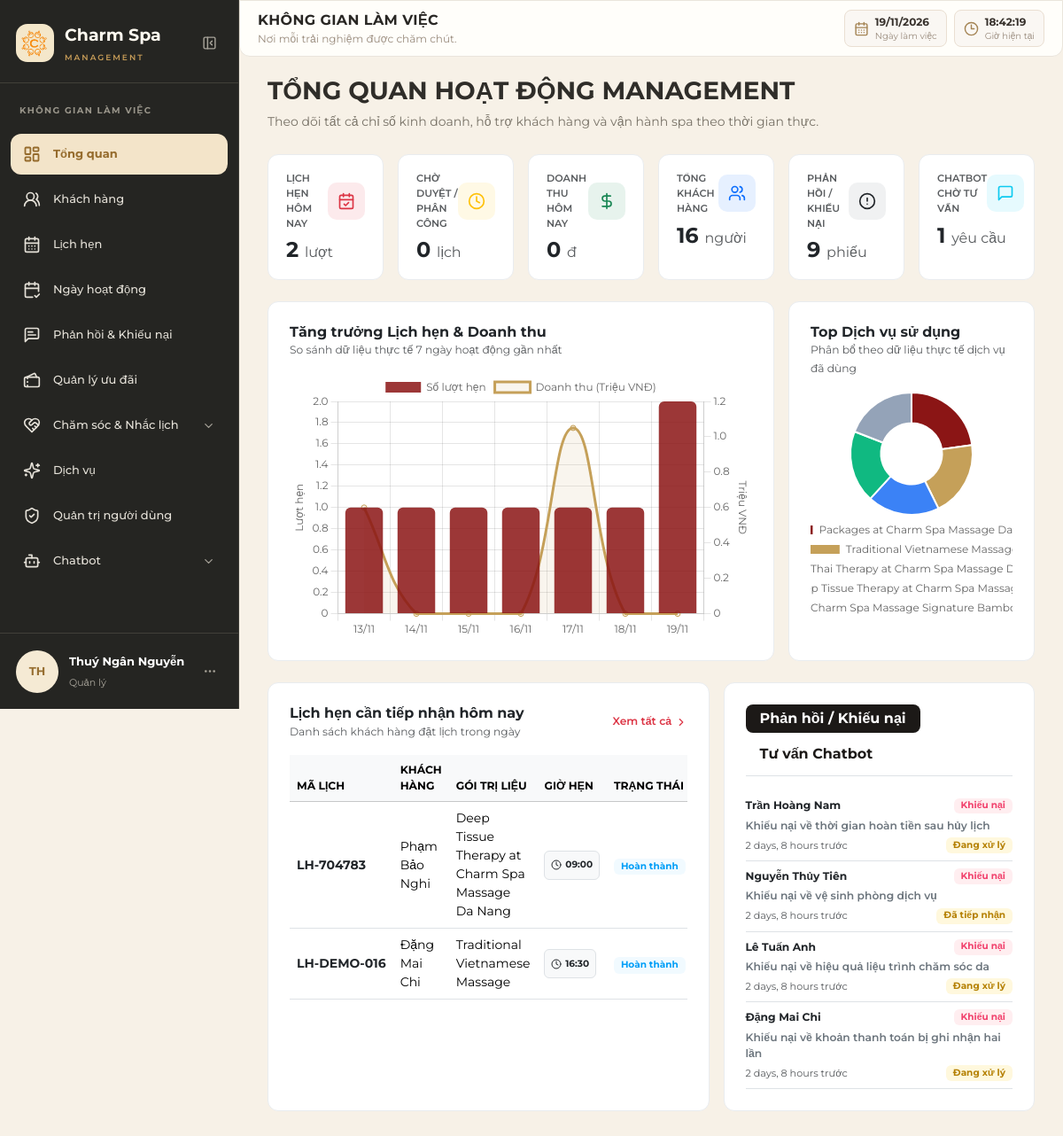
Page /home/staff/dashboard/ (signed in) on the earlier database version.
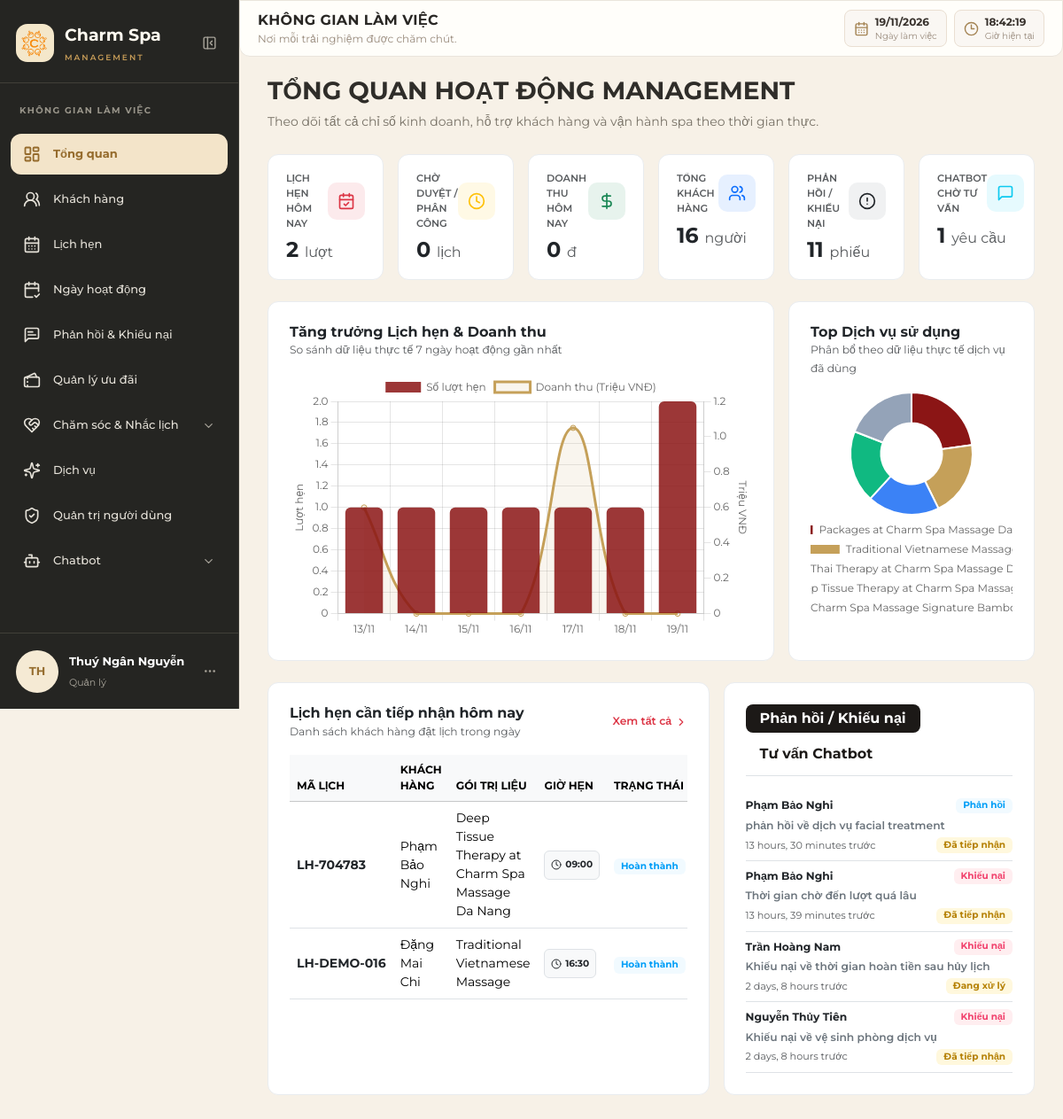
Same page on the later database version.
### bookings/models.py (models this page shows, shortened)
class LichHen(models.Model):
    ma_lh = models.CharField(max_length=20, primary_key=True, verbose_name="Mã lịch hẹn")
    ma_kh = models.ForeignKey(KhachHang, on_delete=models.CASCADE, verbose_name="Khách hàng")
    ma_nv = models.ForeignKey(NhanVien, on_delete=models.SET_NULL, null=True, blank=True,
                              verbose_name="Nhân viên phụ trách")
    ma_dv = models.ForeignKey(DichVu, on_delete=models.CASCADE, verbose_name="Dịch vụ")
    ma_nhd = models.ForeignKey(NgayHoatDong, on_delete=models.CASCADE, verbose_name="Ngày hoạt động")
    ngay_hen = models.DateField(verbose_name="Ngày hẹn")
    gio_hen = models.TimeField(verbose_name="Giờ hẹn")
    so_luong_khach = models.IntegerField(default=1, verbose_name="Số lượng khách")
    trang_thai = models.CharField(
        max_length=20,
        default='Đã đặt',
        choices=[('Đã đặt', 'Đã đặt'), ('Hoàn thành', 'Hoàn thành'),
                 ('Đã hủy', 'Đã hủy'), ('Đã xóa', 'Đã xóa')],
        verbose_name="Trạng thái"
    )
    ghi_chu = models.TextField(null=True, blank=True, verbose_name="Ghi chú")
    ngay_tao = models.DateTimeField(auto_now_add=True, verbose_name="Ngày tạo")
    ly_do_huy = models.TextField(null=True, blank=True, verbose_name="Lý do hủy")

### customers/models.py (models this page shows, shortened)
class KhachHang(models.Model):
    ma_kh = models.CharField(max_length=20, primary_key=True, verbose_name="Mã khách hàng")
    ma_tk = models.OneToOneField(TaiKhoan, on_delete=models.CASCADE, null=True, blank=True, verbose_name="Tài khoản", related_name="ho_so_khach_hang")
    ma_tv = models.ForeignKey(HangThanhVien, on_delete=models.SET_NULL, null=True, blank=True, verbose_name="Hạng thành viên")
    ho_ten = models.CharField(max_length=100, verbose_name="Họ và tên")
    ngay_sinh = models.DateField(null=True, blank=True, verbose_name="Ngày sinh")
    gioi_tinh = models.CharField(max_length=10, choices=[("Nam", "Nam"), ("Nữ", "Nữ"), ("Khác", "Khác")], null=True, blank=True, verbose_name="Giới tính")
    diem_tich_luy_kh = models.IntegerField(default=0, verbose_name="Điểm tích lũy")
    class Meta:
        db_table = "KHACH_HANG"
        verbose_name = "Khách hàng"
        verbose_name_plural = "Quản lý khách hàng"

### services/models.py (models this page shows, shortened)
class DichVu(models.Model):
    ma_dv = models.CharField(max_length=20, primary_key=True, verbose_name="Mã dịch vụ")
    ten_dich_vu = models.CharField(max_length=100, verbose_name="Tên dịch vụ")
    loai_dich_vu = models.CharField(max_length=50, verbose_name="Loại dịch vụ")
    mo_ta = models.TextField(null=True, blank=True, verbose_name="Mô tả")
    thoi_luong = models.IntegerField(verbose_name="Thời lượng (phút)")
    suc_chua_toi_da = models.IntegerField(verbose_name="Sức chứa tối đa")
    diem_tich_luy_dich_vu = models.IntegerField(default=0, verbose_name="Điểm tích lũy dịch vụ")
    gia_dich_vu = models.DecimalField(max_digits=12, decimal_places=2, verbose_name="Giá dịch vụ")

### feedback/models.py (models this page shows, shortened)
class PhanHoiKhieuNai(models.Model):
    LOAI_PH_CHOICES = [('Phản hồi', 'Phản hồi'), ('Khiếu nại', 'Khiếu nại')]
    TRANG_THAI_CHOICES = [('Đã tiếp nhận', 'Đã tiếp nhận'), ('Đang xử lý', 'Đang xử lý'), ('Đã giải quyết', 'Đã giải quyết')]
    TINH_HOP_LE_CHOICES = [('Hợp lệ', 'Hợp lệ'), ('Không hợp lệ', 'Không hợp lệ')]
    LY_DO_KHONG_HOP_LE_CHOICES = [('Gửi nhầm', 'Gửi nhầm'), ('Trùng lặp', 'Trùng lặp'), ('Spam', 'Spam'), ('Nội dung không liên quan', 'Nội dung không liên quan'), ('Khác', 'Khác')]
    ma_ph = models.CharField(max_length=20, primary_key=True, verbose_name="Mã phản hồi/khiếu nại")
    ma_kh = models.ForeignKey(KhachHang, on_delete=models.PROTECT, related_name='phan_hoi_khieu_nai', verbose_name="Khách hàng")
    ma_dv = models.ForeignKey(DichVu, on_delete=models.SET_NULL, null=True, blank=True, related_name='phan_hoi_khieu_nai', verbose_name="Dịch vụ liên quan")
    loai_ph = models.CharField(max_length=20, choices=LOAI_PH_CHOICES, verbose_name="Loại")
    tieu_de = models.CharField(max_length=255, verbose_name="Tiêu đề")
    noi_dung = models.TextField(verbose_name="Nội dung chi tiết")
    trang_thai_xu_ly = models.CharField(max_length=20, choices=TRANG_THAI_CHOICES, default='Đã tiếp nhận', verbose_name="Trạng thái xử lý")
    tinh_hop_le = models.CharField(max_length=20, choices=TINH_HOP_LE_CHOICES, default='Hợp lệ', verbose_name="Tính hợp lệ")
    ly_do_khong_hop_le = models.CharField(max_length=255, choices=LY_DO_KHONG_HOP_LE_CHOICES, null=True, blank=True, verbose_name="Lý do không hợp lệ")
    chi_tiet_ly_do = models.CharField(max_length=255, null=True, blank=True, verbose_name="Chi tiết lý do")
    ngay_gui = models.DateTimeField(auto_now_add=True, verbose_name="Ngày gửi")
    ngay_cap_nhat = models.DateTimeField(auto_now=True, verbose_name="Ngày cập nhật")
    ngay_giai_quyet = models.DateTimeField(null=True, blank=True, verbose_name="Ngày giải quyết")
    class Meta:
        db_table = 'PHAN_HOI_KHIEU_NAI'

### core/views.py (the view)
# urls.py: path('staff/dashboard/', views.staff_dashboard_view, name='staff_dashboard'),
def staff_dashboard_view(request):
  now = timezone.now()
  today = now.date()
  so_lich_hen_hom_nay = LichHen.objects.filter(ngay_hen=today).count()
  lich_hen_cho_duyet = LichHen.objects.filter(
      Q(trang_thai='CHO_DUYET')
      | Q(trang_thai='PENDING')
      | Q(trang_thai__icontains='chờ')
  ).count()
  tong_doanh_thu = (
      DichVuDaSuDung.objects.filter(
          ngay_su_dung__gte=now.replace(
              hour=0, minute=0, second=0, microsecond=0
          )
      ).aggregate(total=Sum('ma_dv__gia_dich_vu'))['total']
      or 0
  )
  doanh_thu_hom_nay = f'{tong_doanh_thu:,.0f}'.replace(',', '.')
  tong_khach_hang = KhachHang.objects.count()
  phan_hoi_cho_xu_ly = PhanHoiKhieuNai.objects.filter(
      Q(trang_thai_xu_ly='Đã tiếp nhận') | Q(trang_thai_xu_ly='Đang xử lý')
  ).count()
  yeu_cau_tu_van_cho = YeuCauTuVan.objects.filter(
      trang_thai='Chờ xử lý'
  ).count()
  uu_dai_dang_chay = ChuongTrinhUuDai.objects.filter(
      ngay_bat_dau__lte=now, ngay_ket_thuc__gte=now
  ).count()
  chart_labels = []
  chart_data_bookings = []
  chart_data_revenue = []
  for i in range(6, -1, -1):
    day = today - timedelta(days=i)
    chart_labels.append(day.strftime('%d/%m'))
    cnt = LichHen.objects.filter(ngay_hen=day).count()
    chart_data_bookings.append(cnt)
    start_dt = timezone.make_aware(
        timezone.datetime.combine(day, timezone.datetime.min.time())
    )
    end_dt = timezone.make_aware(
        timezone.datetime.combine(day, timezone.datetime.max.time())
    )
    rev = (
        DichVuDaSuDung.objects.filter(
            ngay_su_dung__range=(start_dt, end_dt)
        ).aggregate(total=Sum('ma_dv__gia_dich_vu'))['total']
        or 0
    )
    chart_data_revenue.append(round(float(rev) / 1_000_000, 2))
    top_services = (
        DichVuDaSuDung.objects.values('ma_dv__ten_dich_vu')
        .annotate(total=Count('ma_sd'))
        .order_by('-total')[:5]
    )
    pie_labels = [item['ma_dv__ten_dich_vu'] for item in top_services]
    pie_data = [item['total'] for item in top_services]
  recent_bookings = (
      LichHen.objects.filter(ngay_hen=today)
      .select_related('ma_kh', 'ma_dv')
      .order_by('gio_hen')[:6]
  )
  recent_feedbacks = (
      PhanHoiKhieuNai.objects.filter(
          Q(trang_thai_xu_ly='Đã tiếp nhận') | Q(trang_thai_xu_ly='Đang xử lý')
      )
      .select_related('ma_kh', 'ma_dv')
      .order_by('-ngay_gui')[:4]
  )
  recent_chatbot_requests = (
      YeuCauTuVan.objects.filter(trang_thai='Chờ xử lý')
      .select_related('ma_pht')
      .order_by('-thoi_gian_yeu_cau')[:4]
  )
  context = {
      'active_menu': 'dashboard',
      'so_lich_hen_hom_nay': so_lich_hen_hom_nay,
      'lich_hen_cho_duyet': lich_hen_cho_duyet,
      'doanh_thu_hom_nay': doanh_thu_hom_nay,
      'tong_khach_hang': tong_khach_hang,
      'phan_hoi_cho_xu_ly': phan_hoi_cho_xu_ly,
      'yeu_cau_tu_van_cho': yeu_cau_tu_van_cho,
      'uu_dai_dang_chay': uu_dai_dang_chay,
      'chart_labels': chart_labels,
      'chart_data_bookings': chart_data_bookings,
      'chart_data_revenue': chart_data_revenue,
      'pie_labels': pie_labels,
      'pie_data': pie_data,
      'recent_bookings': recent_bookings,
      'recent_feedbacks': recent_feedbacks,
      'recent_chatbot_requests': recent_chatbot_requests,
  }
  return render(request, 'core/staff_dashboard.html', context)

### templates/core/staff_dashboard.html (shortened to what the changed rows need)
{% extends 'layouts/staff_base.html' %}
{% load static %}
{% block content %}
<div class="dashboard-wrapper">
    <div class="d-flex justify-content-between align-items-center" style="margin-bottom: 24px;">
        <div>
            <h1 class="dashboard-main-title">TỔNG QUAN HOẠT ĐỘNG MANAGEMENT</h1>
        </div>
    </div>
    <div class="row g-3 mb-4">
        <div class="col-xl-2 col-md-4 col-6">
            <div class="kpi-card">
                <div class="d-flex justify-content-between align-items-center mb-2">
                    <span class="text-muted fw-semibold text-uppercase small" style="font-size: 0.7rem;">Phản hồi / Khiếu nại</span>
                    <div class="kpi-icon-box bg-secondary bg-opacity-10 text-dark">
                    </div>
                </div>
                <h4 class="fw-bold text-dark mb-0">{{ phan_hoi_cho_xu_ly|default:0 }} <span class="fs-6 text-muted fw-normal">phiếu</span></h4>
            </div>
        </div>
    </div>
    <div class="row g-3">
        <div class="col-lg-7">
            <div class="chart-container-card h-100">
                <div class="table-responsive">
                    <table class="table align-middle table-hover mb-0">
                        <thead class="table-light text-muted small text-uppercase">
                            <tr>
                                <th>Mã lịch</th>
                                <th>Khách hàng</th>
                                <th>Gói trị liệu</th>
                                <th>Giờ hẹn</th>
                                <th>Trạng thái</th>
                            </tr>
                        </thead>
                        <tbody>
                            {% for item in recent_bookings %}
                            <tr>
                                <td class="fw-bold text-dark text-nowrap">{{ item.ma_lh }}</td>
                                <td>{{ item.ma_kh.ho_ten|default:"Khách vãng lai" }}</td>
                                <td>{{ item.ma_dv.ten_dich_vu|default:"Dịch vụ Spa" }}</td>
                                <td class="text-nowrap">
                                    <span class="badge bg-light text-dark border">
                                        <i data-lucide="clock" style="width: 12px;" class="me-1"></i>{{ item.gio_hen|time:"H:i"|default:item.gio_hen }}
                                    </span>
                                </td>
                                <td class="text-nowrap">
                                    <span class="badge badge-soft-info px-2 py-1">{{ item.get_trang_thai_display|default:item.trang_thai }}</span>
                                </td>
                            </tr>
                            {% empty %}
                            <tr>
                                <td colspan="6" class="text-center text-muted py-4">Chưa có lịch hẹn nào hôm nay.</td>
                            </tr>
                            {% endfor %}
                        </tbody>
                    </table>
                </div>
            </div>
        </div>
        <div class="col-lg-5">
            <div class="chart-container-card h-100">
                <div class="tab-content" id="supportTabContent">
                    <div class="tab-pane fade show active" id="feedback-panel" role="tabpanel">
                        <div class="list-group list-group-flush">
                            {% for fb in recent_feedbacks %}
                            <div class="list-group-item px-0 py-2 border-bottom">
                                <div class="d-flex justify-content-between align-items-center mb-1">
                                    <span class="fw-bold text-dark small">{{ fb.ma_kh.ho_ten }}</span>
                                    <span class="badge {% if fb.loai_ph == 'Khiếu nại' %}badge-soft-danger{% else %}badge-soft-info{% endif %} px-2">{{ fb.loai_ph }}</span>
                                </div>
                                <div class="fw-semibold text-secondary small mb-1">{{ fb.tieu_de }}</div>
                                <div class="d-flex justify-content-between align-items-center">
                                    <small class="text-muted" style="font-size: 0.7rem;">{{ fb.ngay_gui|timesince }} trước</small>
                                    <span class="badge badge-soft-warning px-2">{{ fb.trang_thai_xu_ly }}</span>
                                </div>
                            </div>
                            {% empty %}
                            <div class="text-center text-muted py-4 small">Không có phản hồi/khiếu nại nào cần xử lý.</div>
                            {% endfor %}
                        </div>
                    </div>
                </div>
            </div>
        </div>
    </div>
</div>
{% endblock %}

Differences in the rows shown:
no longer on this page (row unchanged): PhanHoiKhieuNai: ma_kh.ho_ten "Lê Tuấn Anh", loai_ph "Khiếu nại", tieu_de "Khiếu nại về hiệu quả liệu trình chăm sóc da", ngay_gui "2 days, 8 hours", trang_thai_xu_ly "Đang xử lý"
no longer on this page (row unchanged): PhanHoiKhieuNai: ma_kh.ho_ten "Đặng Mai Chi", loai_ph "Khiếu nại", tieu_de "Khiếu nại về khoản thanh toán bị ghi nhận hai lần", ngay_gui "2 days, 8 hours", trang_thai_xu_ly "Đang xử lý"
added PhanHoiKhieuNai: ma_kh.ho_ten "Phạm Bảo Nghi", loai_ph "Phản hồi", tieu_de "phản hồi về dịch vụ facial treatment", ngay_gui "13 hours, 30 minutes", trang_thai_xu_ly "Đã tiếp nhận"
added PhanHoiKhieuNai: ma_kh.ho_ten "Phạm Bảo Nghi", loai_ph "Khiếu nại", tieu_de "Thời gian chờ đến lượt quá lâu", ngay_gui "13 hours, 39 minutes", trang_thai_xu_ly "Đã tiếp nhận"
Other differences:
{{ phan_hoi_cho_xu_ly|default:0 }}: "9" → "11"
